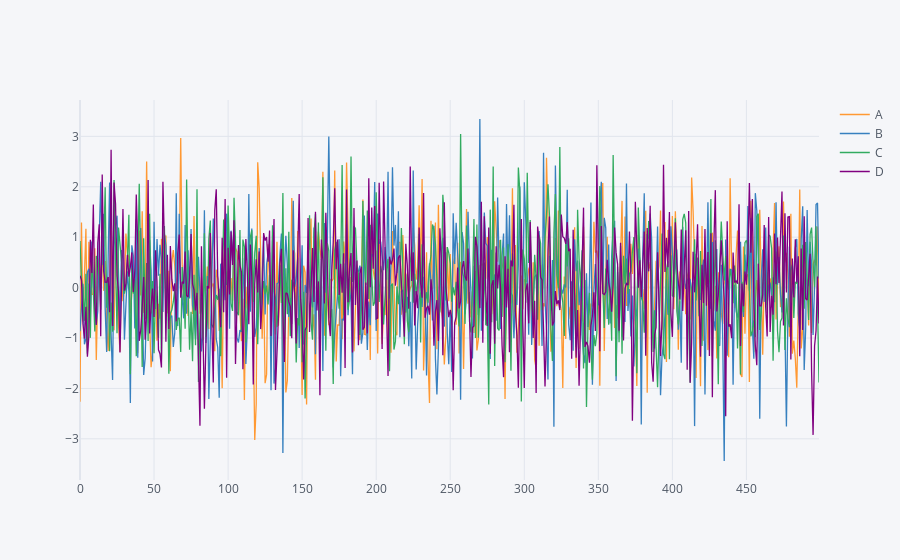

The notebook cell this image was saved under:
### Code cell
df1.iplot();

### Figure 1 — Plotly figure (JSON) as saved in the notebook; plotly's stock layout.template omitted (floating-point values rounded to 4 significant figures; data arrays with more than 128 entries replaced by an {"elided": "..."} marker saying what was removed)
{"data": [{"line": {"color": "rgba(255, 153, 51, 1.0)", "dash": "solid", "shape": "linear", "width": 1.3}, "mode": "lines", "name": "A", "text": "", "type": "scatter", "x": {"elided": "500 int values"}, "y": {"elided": "500 float values"}}, {"line": {"color": "rgba(55, 128, 191, 1.0)", "dash": "solid", "shape": "linear", "width": 1.3}, "mode": "lines", "name": "B", "text": "", "type": "scatter", "x": {"elided": "500 int values"}, "y": {"elided": "500 float values"}}, {"line": {"color": "rgba(50, 171, 96, 1.0)", "dash": "solid", "shape": "linear", "width": 1.3}, "mode": "lines", "name": "C", "text": "", "type": "scatter", "x": {"elided": "500 int values"}, "y": {"elided": "500 float values"}}, {"line": {"color": "rgba(128, 0, 128, 1.0)", "dash": "solid", "shape": "linear", "width": 1.3}, "mode": "lines", "name": "D", "text": "", "type": "scatter", "x": {"elided": "500 int values"}, "y": {"elided": "500 float values"}}], "layout": {"legend": {"bgcolor": "#F5F6F9", "font": {"color": "#4D5663"}}, "paper_bgcolor": "#F5F6F9", "plot_bgcolor": "#F5F6F9", "title": {"font": {"color": "#4D5663"}}, "xaxis": {"gridcolor": "#E1E5ED", "showgrid": true, "tickfont": {"color": "#4D5663"}, "title": {"font": {"color": "#4D5663"}, "text": ""}, "zerolinecolor": "#E1E5ED"}, "yaxis": {"gridcolor": "#E1E5ED", "showgrid": true, "tickfont": {"color": "#4D5663"}, "title": {"font": {"color": "#4D5663"}, "text": ""}, "zerolinecolor": "#E1E5ED"}}}
